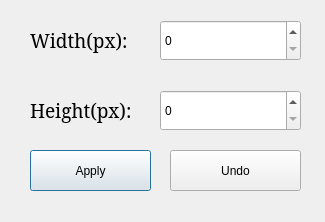
<?xml version="1.0" encoding="UTF-8"?>
<ui version="4.0">
 <class>ResizeDialog</class>
 <widget class="QDialog" name="ResizeDialog">
  <property name="geometry">
   <rect>
    <x>0</x>
    <y>0</y>
    <width>325</width>
    <height>222</height>
   </rect>
  </property>
  <property name="windowTitle">
   <string>Resize</string>
  </property>
  <widget class="QLabel" name="label">
   <property name="geometry">
    <rect>
     <x>30</x>
     <y>20</y>
     <width>111</width>
     <height>41</height>
    </rect>
   </property>
   <property name="font">
    <font>
     <family>MS Serif</family>
     <pointsize>14</pointsize>
    </font>
   </property>
   <property name="text">
    <string>Width(px):</string>
   </property>
  </widget>
  <widget class="QLabel" name="label_2">
   <property name="geometry">
    <rect>
     <x>30</x>
     <y>90</y>
     <width>111</width>
     <height>41</height>
    </rect>
   </property>
   <property name="font">
    <font>
     <family>MS Serif</family>
     <pointsize>14</pointsize>
    </font>
   </property>
   <property name="text">
    <string>Height(px):</string>
   </property>
  </widget>
  <widget class="QSpinBox" name="sbWidth">
   <property name="geometry">
    <rect>
     <x>160</x>
     <y>20</y>
     <width>141</width>
     <height>41</height>
    </rect>
   </property>
   <property name="maximum">
    <number>100000</number>
   </property>
  </widget>
  <widget class="QSpinBox" name="sbHeight">
   <property name="geometry">
    <rect>
     <x>160</x>
     <y>90</y>
     <width>141</width>
     <height>41</height>
    </rect>
   </property>
   <property name="maximum">
    <number>100000</number>
   </property>
  </widget>
  <widget class="QPushButton" name="pushButton">
   <property name="geometry">
    <rect>
     <x>30</x>
     <y>150</y>
     <width>121</width>
     <height>41</height>
    </rect>
   </property>
   <property name="text">
    <string>Apply</string>
   </property>
  </widget>
  <widget class="QPushButton" name="pushButton_2">
   <property name="geometry">
    <rect>
     <x>170</x>
     <y>150</y>
     <width>131</width>
     <height>41</height>
    </rect>
   </property>
   <property name="text">
    <string>Undo</string>
   </property>
  </widget>
 </widget>
 <resources/>
 <connections/>
</ui>
